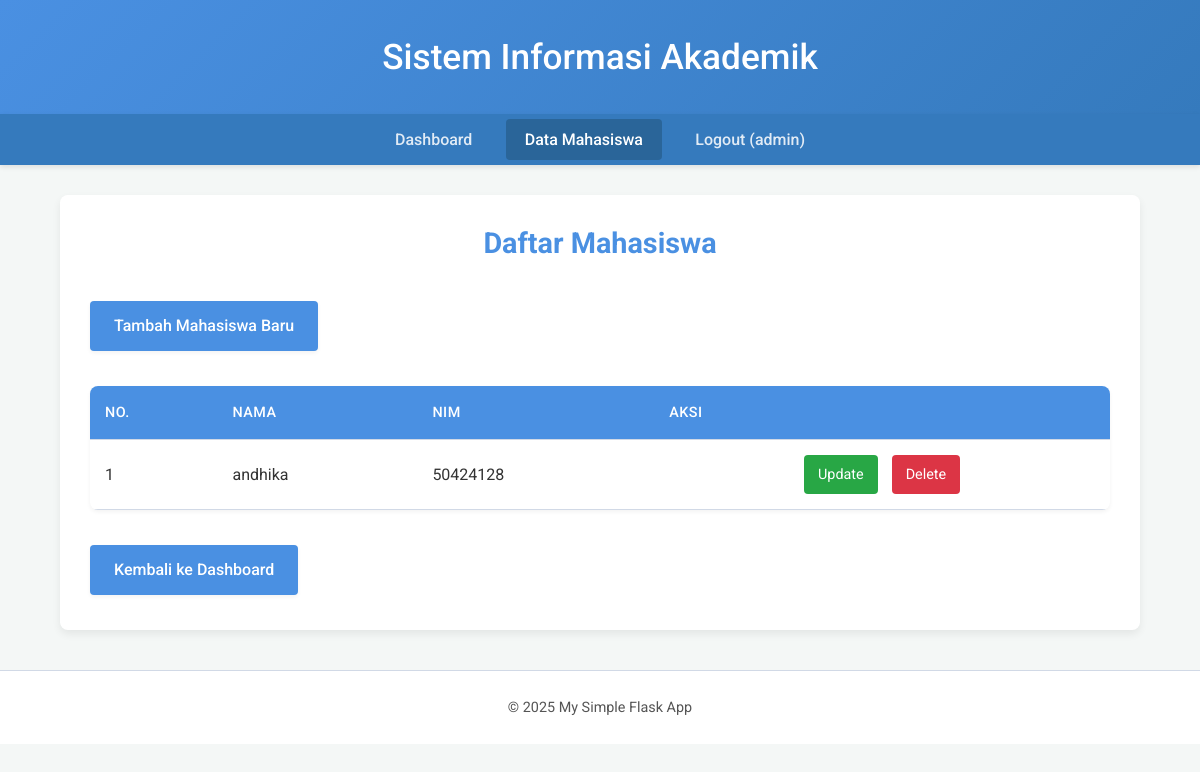
The page /mahasiswa/ (signed in) on the database as committed earlier.
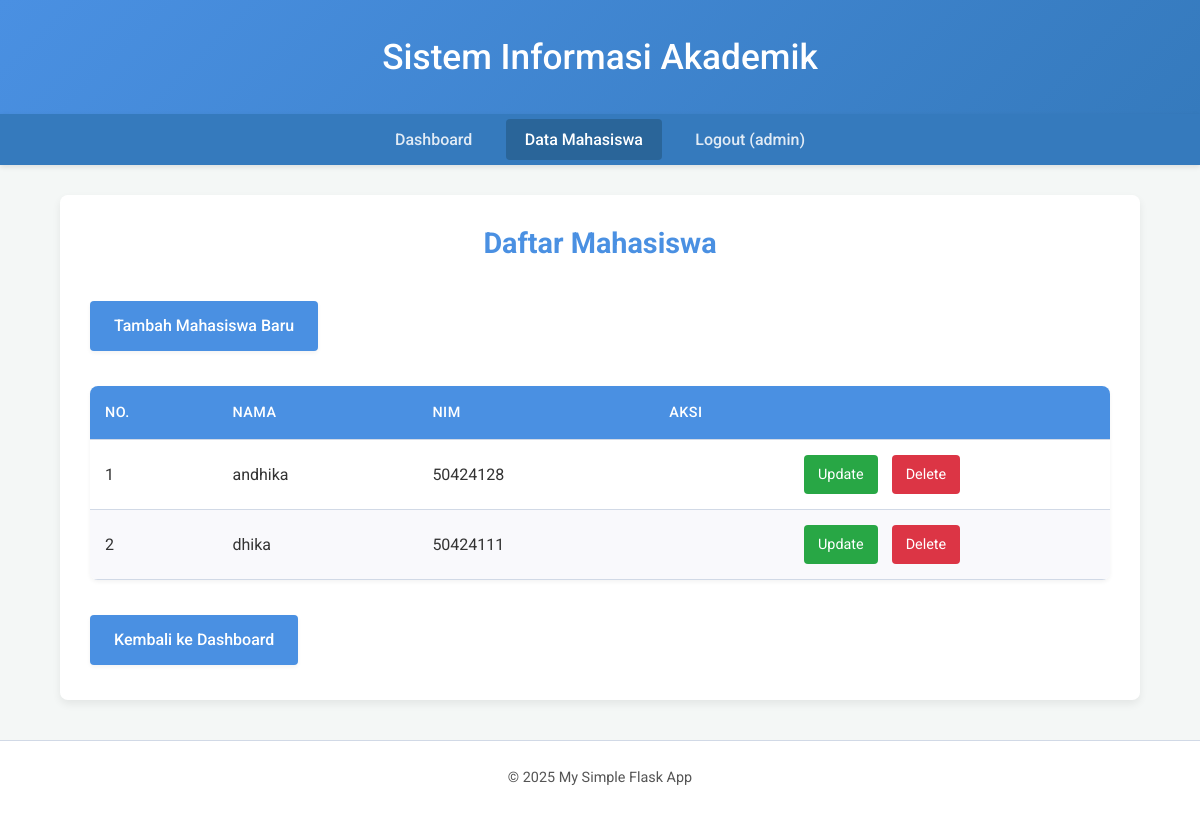
The same page on the database as committed later.
### tables this page shows
CREATE TABLE mahasiswa (
    id INTEGER PRIMARY KEY AUTOINCREMENT,
    nama NOT NULL,
    nim TEXT UNIQUE NOT NULL
);

### app.py (the view)
@login_required
def view_mahasiswa_index():
    mahasiswa_data = models.get_all_mahasiswa()
    return render_template('mahasiswa/index.html', mahasiswa_list=mahasiswa_data)

### app.py (called while the page is built)
def login_required(f):
    @wraps(f)
    def decorated_function(*args, **kwargs):
        if 'user_id' not in session:
            flash("Please log in to access this page.", "warning")
            return redirect(url_for('login'))
        return f(*args, **kwargs)
    return decorated_function

@app.before_request
def before_request_func():
    g.year = datetime.date.today().year

### models.py (called while the page is built)
def get_db_connection():
    conn = sqlite3.connect(DATABASE_URL)
    conn.row_factory = sqlite3.Row
    return conn

def get_all_mahasiswa():
    conn = get_db_connection()
    mahasiswa_list = conn.execute('SELECT * FROM mahasiswa ORDER BY nama').fetchall()
    conn.close()
    return mahasiswa_list

### templates/mahasiswa/index.html (shortened to what this page needs)
<!DOCTYPE html>
<html lang="id">
<head>
    <link rel="stylesheet" href="{{ url_for('static', filename='css/style.css') }}">
</head>
<body>
    <header class="app-header">
        <h1>Sistem Informasi Akademik</h1>
    </header>
    <nav class="app-nav">
        <a href="{{ url_for('dashboard') }}">Dashboard</a>
        <a href="{{ url_for('mahasiswa_index') }}">Data Mahasiswa</a>
        <a href="{{ url_for('logout') }}">Logout ({{ session.username }})</a>
    </nav>
    <div class="container">
        <h1 class="page-title">Daftar Mahasiswa</h1>
        <p><a href="{{ url_for('add_mahasiswa') }}" class="btn">Tambah Mahasiswa Baru</a></p>
        {% if mahasiswa_list and mahasiswa_list|length > 0 %}
        <table>
            <thead>
                <tr>
                    <th>No.</th>
                    <th>Nama</th>
                    <th>NIM</th>
                    <th>Aksi</th>
                </tr>
            </thead>
            <tbody>
                {% for mhs in mahasiswa_list %}
                <tr>
                    <td>{{ loop.index }}</td>
                    <td>{{ mhs.nama }}</td>
                    <td>{{ mhs.nim }}</td>
                    <td class="actions">
                        <a href="{{ url_for('update_mahasiswa', mahasiswa_id=mhs.id) }}" class="update-link">Update</a>
                        <a href="{{ url_for('delete_mahasiswa', mahasiswa_id=mhs.id) }}" class="delete-link">Delete</a>
                    </td>
                </tr>
                {% endfor %}
            </tbody>
        </table>
        {% else %}
        <p>Belum ada data mahasiswa. Silakan tambahkan mahasiswa baru.</p>
        {% endif %}
        <br>
        <a href="{{ url_for('dashboard') }}" class="btn">Kembali ke Dashboard</a>
    </div>
    <footer class="app-footer">
        <p>© {{ g.year if g and g.year else '2024' }} My Simple Flask App</p>
    </footer>
</body>
</html>

### static/css/style.css (style rules this page uses)
:root { --primary-color: #4A90E2; --primary-dark: #357ABD; --primary-hover: #2A6599; --secondary-color: #50E3C2; --text-color: #333; --text-light: #555; --text-on-primary: #ffffff; --bg-color: #f4f7f6; --surface-color: #ffffff; --border-color: #d1d9e6; --success-color: #28a745; --danger-color: #dc3545; --warning-color: #ffc107; --info-color: #17a2b8; --shadow-sm: 0 2px 4px rgba(0,0,0,0.05); --shadow-md: 0 4px 8px rgba(0,0,0,0.07); --border-radius-sm: 4px; --border-radius-md: 8px; }
* { box-sizing: border-box; margin: 0; padding: 0; }
body { font-family: 'Roboto', 'Segoe UI', Tahoma, Geneva, Verdana, sans-serif; line-height: 1.6; background-color: var(--bg-color); color: var(--text-color); font-size: 16px; transition: background-color 0.3s, color 0.3s; }
.container { width: 90%; max-width: 1100px; margin: 30px auto; padding: 25px 30px; background-color: var(--surface-color); box-shadow: var(--shadow-md); border-radius: var(--border-radius-md); opacity: 0; animation: fadeIn 0.5s ease-out forwards; animation-delay: 0.2s; }
.app-header { background: linear-gradient(135deg, var(--primary-color) 0%, var(--primary-dark) 100%); color: var(--text-on-primary); padding: 1.8rem 0; text-align: center; box-shadow: var(--shadow-sm); }
.app-header h1 { margin: 0; font-size: 2.2em; font-weight: 500; color: var(--text-on-primary); }
.app-nav { background: var(--primary-dark); color: var(--text-on-primary); padding: 0.8rem 0; text-align: center; box-shadow: 0 2px 5px rgba(0,0,0,0.1); }
.app-nav a { color: rgba(255, 255, 255, 0.85); text-decoration: none; padding: 0.7rem 1.2rem; margin: 0 5px; border-radius: var(--border-radius-sm); transition: background-color 0.25s ease, color 0.25s ease; font-weight: 500; }
.app-nav a:hover, .app-nav a.active { background-color: var(--primary-hover); color: var(--text-on-primary); }
h1, h2, h3 { color: var(--text-color); margin-bottom: 0.75em; }
h1.page-title { text-align: center; margin-bottom: 25px; color: var(--primary-color); font-weight: 700; font-size: 1.8em; }
table { width: 100%; border-collapse: collapse; margin-top: 25px; box-shadow: var(--shadow-sm); border-radius: var(--border-radius-md); overflow: hidden; }
th, td { padding: 15px; border-bottom: 1px solid var(--border-color); text-align: left; }
th { background-color: var(--primary-color); color: var(--text-on-primary); font-weight: 500; text-transform: uppercase; font-size: 0.9em; letter-spacing: 0.5px; }
tr { transition: background-color 0.2s ease; }
tr:nth-child(even) { background-color: #f9f9fc; }
td:last-child { text-align: center; }
.actions a { margin: 0 5px; text-decoration: none; padding: 8px 14px; border-radius: var(--border-radius-sm); font-size: 0.9em; transition: background-color 0.2s ease, transform 0.1s ease; display: inline-block; }
.actions .update-link { background-color: var(--success-color); color: white; }
.actions .delete-link { background-color: var(--danger-color); color: white; }
.btn { display: inline-block; padding: 12px 24px; font-size: 1rem; font-weight: 500; cursor: pointer; text-align: center; text-decoration: none; color: #fff; background-color: var(--primary-color); border: none; border-radius: var(--border-radius-sm); box-shadow: var(--shadow-sm); margin: 10px 5px 10px 0; transition: background-color 0.2s ease, box-shadow 0.2s ease, transform 0.1s ease; }
.app-footer { text-align: center; padding: 25px 0; margin-top: 40px; background-color: var(--surface-color); color: var(--text-light); font-size: 0.9em; border-top: 1px solid var(--border-color); }
.app-footer p { margin: 0; }

Rows that differ between the two databases and show on the page:
added mahasiswa: nama "dhika", nim "50424111"
